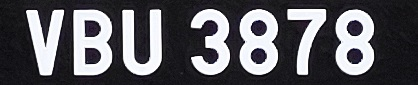
#> input picture Part2/Dataset/CarPlate/1.jpg, 418 x 85 px, found by its file name
$ python vertical_projection.py
#> lines starting #> are read from the running program, lines starting #| are printed output that depends on the picture; after the words box and inside, x2 and y2 are one past the last pixel; in counts of white or black regions, pixels touching at a corner belong together
from PIL import Image, ImageOps
import numpy as np
import cv2


file = "Part2/Dataset/CarPlate/1.jpg"
img = Image.open(file).convert('L')
img = ImageOps.exif_transpose(img) # Make sure image remains in original orientation

###### Image resize
size = (900,  900)
img =  img.resize(size)
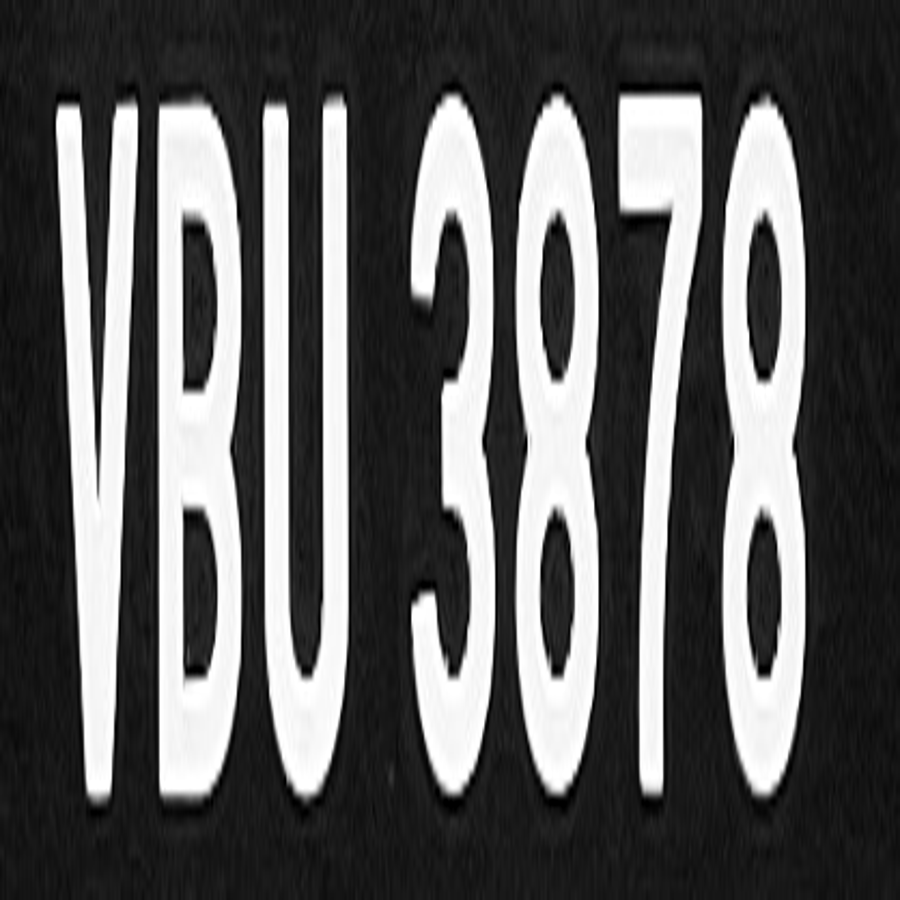
#> img: PIL image 900x900 L; min 0, max 255, mean 92
img_arr = np.array(img) # Image array
greyscale_img = img.resize(size) # Greyscale image


greyscale_img_arr = np.array(greyscale_img)
_, threshold_image = cv2.threshold(greyscale_img_arr, 0, 255, cv2.THRESH_BINARY+cv2.THRESH_OTSU) # output either 0 or 2555
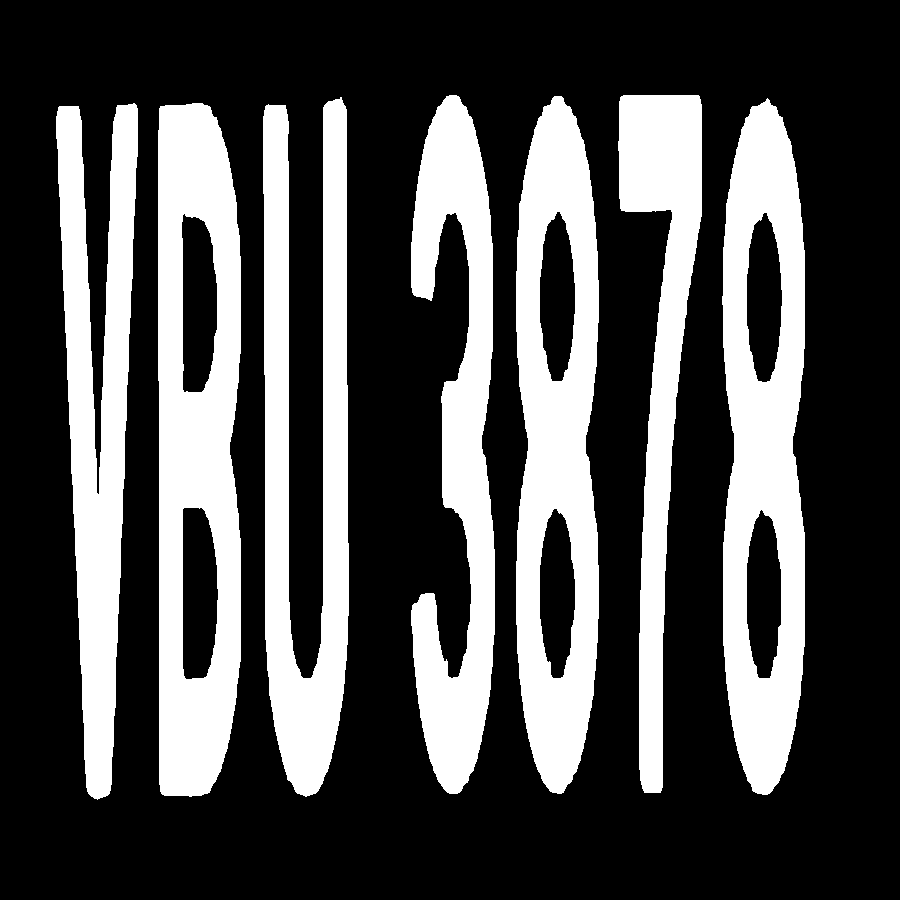
#> threshold_image: shape (900, 900); 30.1% white; 7 white regions, largest, box (x1, y1, x2, y2) and area: (158, 103, 241, 797) 42337, (722, 98, 805, 795) 39224, (516, 96, 599, 794) 39144

vertical_projection = np.sum(threshold_image, axis=0)
#> vertical_projection = 900 values, max 176205 at index 165, min 0 at index 0, mean 69071.6
vertical_projection = vertical_projection/255
#> vertical_projection = 900 values, max 691 at index 165, min 0 at index 0, mean 270.9


height, width = img.size
#> height = 900; width = 900
blankImage = np.zeros_like(greyscale_img)

####################### Plotting #######################

for i, value in enumerate(vertical_projection):
    cv2.line(blankImage, (i, 0), (i, height-int(value)), (255, 255, 255), 1)
#> this loop made 900 passes
#> value on passes 1 to 3: 0, 0, 0
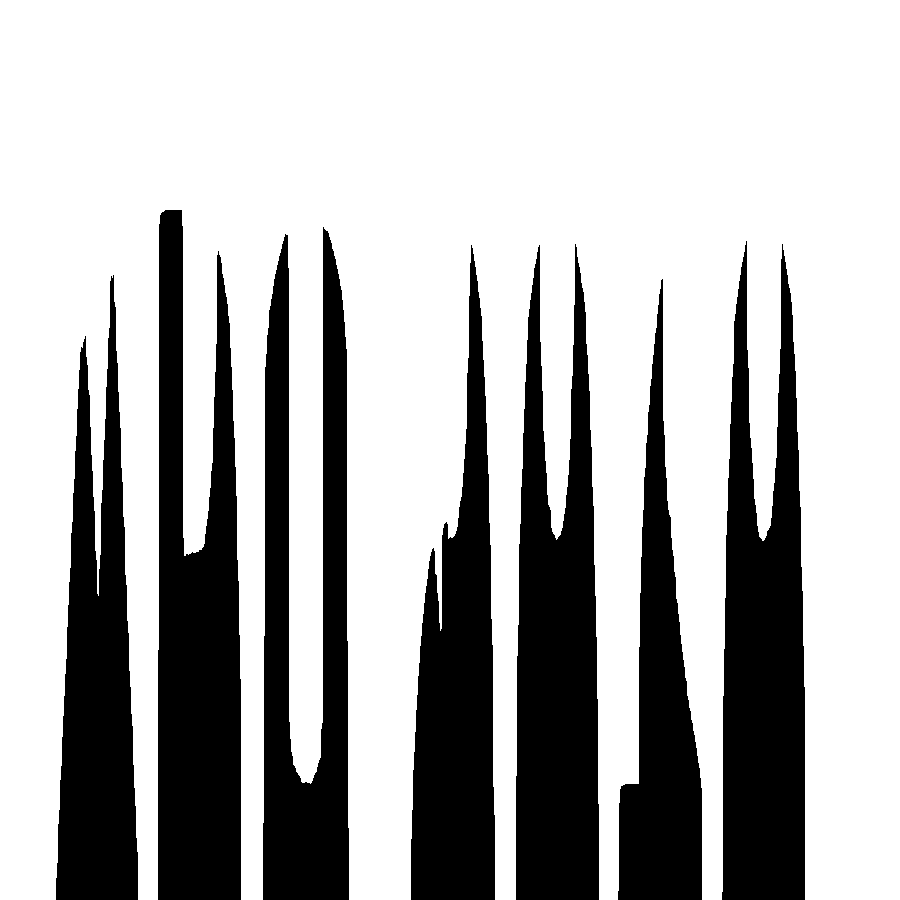
#> blankImage: shape (900, 900); 70% white; 7 black regions, largest, box (x1, y1, x2, y2) and area: (158, 210, 241, 900) 42254, (722, 241, 805, 900) 39141, (516, 244, 599, 900) 39061
# print((blankImage.T)[:, -1])
# Naming a window
cv2.namedWindow("Resized_Window", cv2.WINDOW_NORMAL)
# Using resizeWindow()
cv2.resizeWindow("Resized_Window", 800, 500)
# Displaying the image
cv2.imshow("Resized_Window", blankImage)
# cv2.imshow('s2s', blankImage)
cv2.waitKey(0)

########################################################

$ run again, with Part2/Dataset/CarPlate/10.jpg copied over Part2/Dataset/CarPlate/1.jpg
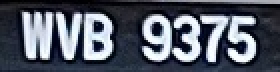
#> input picture Part2/Dataset/CarPlate/10.jpg, 140 x 36 px, found by its file name (shown 2 times larger)
#> `_, threshold_image = cv2.threshold(greyscale_img_arr, 0, 255, cv2.THRE..`:
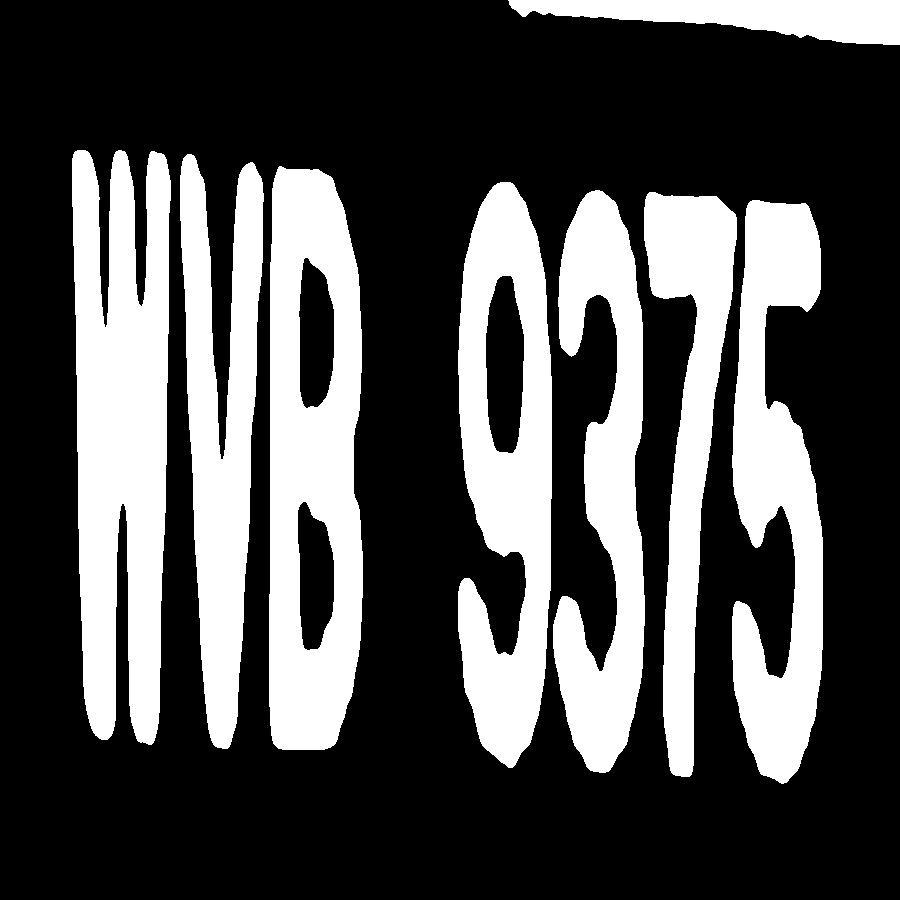
#> threshold_image: shape (900, 900); 30.6% white; 8 white regions, largest, box (x1, y1, x2, y2) and area: (72, 150, 171, 745) 45128, (269, 166, 363, 750) 41008, (458, 182, 552, 768) 35617
#> `vertical_projection = np.sum(threshold_image, axis=0)`: vertical_projection = 900 values, max 151470 at index 151, min 0 at index 0, mean 70160.4
#> `vertical_projection = vertical_projection/255`: vertical_projection = 900 values, max 594 at index 151, min 0 at index 0, mean 275.1
#> after the loop `for i, value in enumerate(vertical_projection):`:
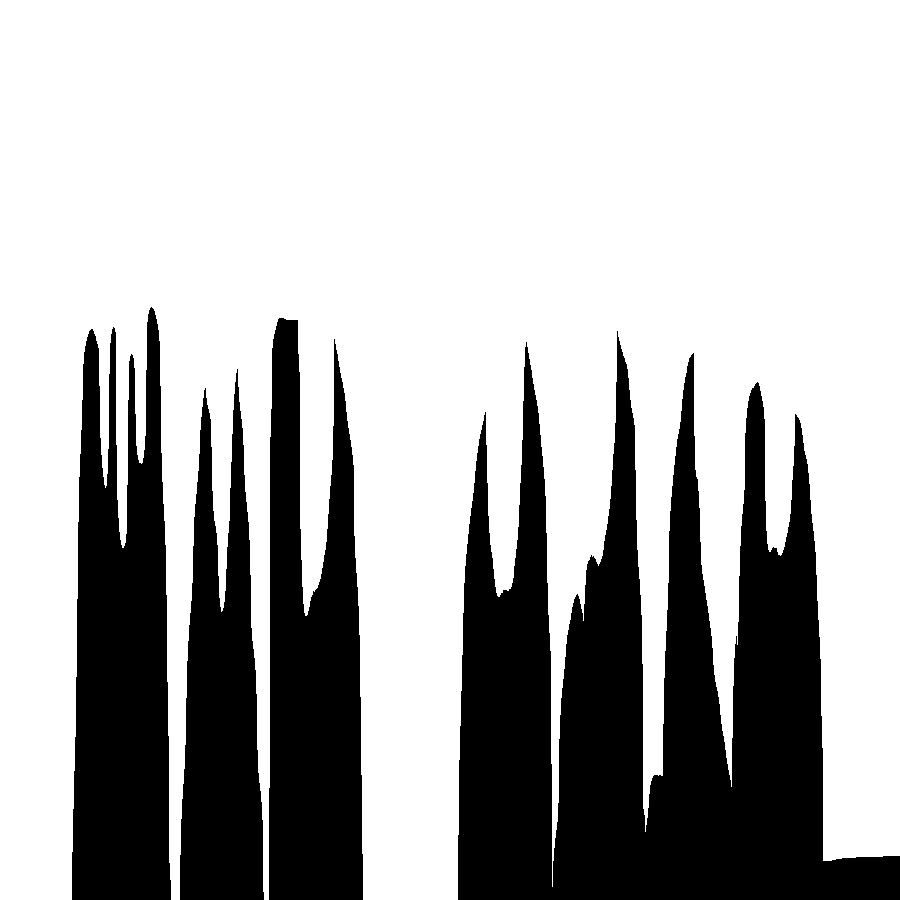
#> blankImage: shape (900, 900); 69.5% white; 4 black regions, box (x1, y1, x2, y2) and area: (458, 331, 900, 900) 132020, (72, 307, 171, 900) 45029, (269, 318, 363, 900) 40914, (180, 369, 264, 900) 28943

$ run again, with Part2/Dataset/CarPlate/3.jpg copied over Part2/Dataset/CarPlate/1.jpg
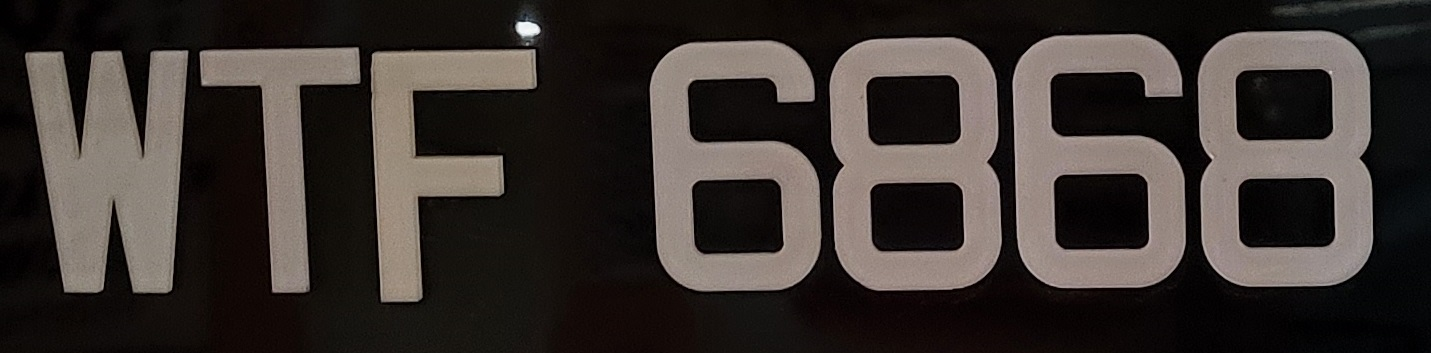
#> input picture Part2/Dataset/CarPlate/3.jpg, 1431 x 353 px, found by its file name
#> `_, threshold_image = cv2.threshold(greyscale_img_arr, 0, 255, cv2.THRE..`:
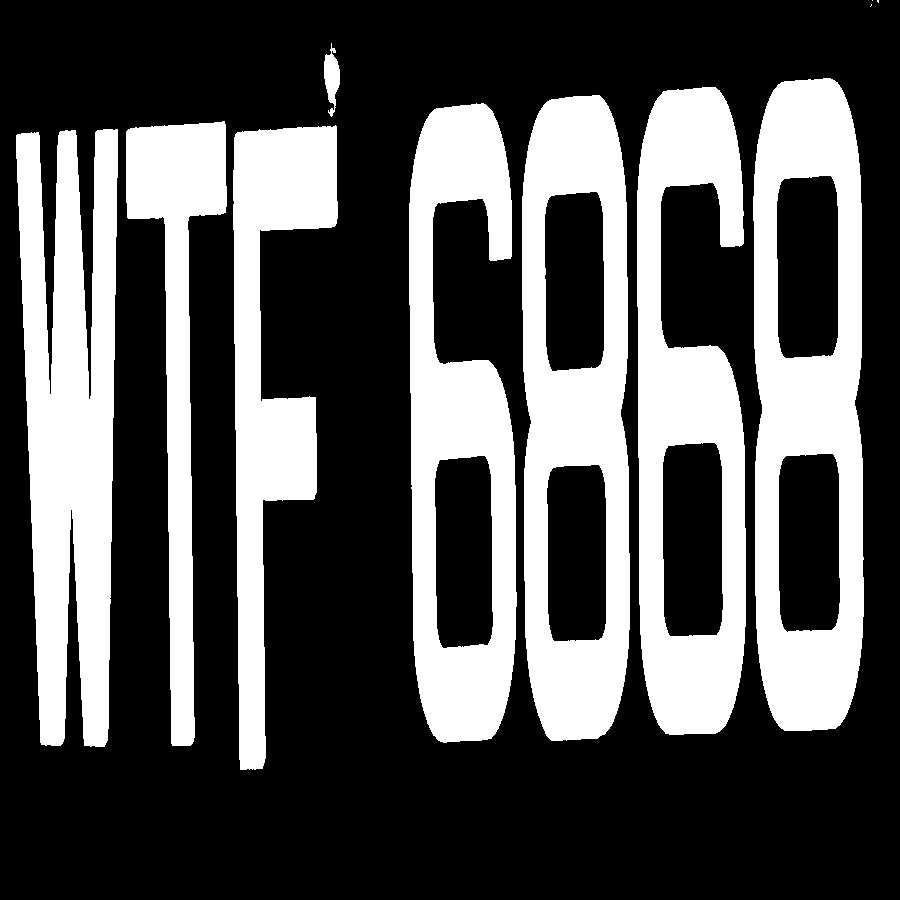
#> threshold_image: shape (900, 900); 33.1% white; 11 white regions (3 under 20 px), largest, box (x1, y1, x2, y2) and area: (753, 78, 864, 731) 45142, (16, 129, 118, 747) 44943, (522, 95, 630, 741) 43514
#> `vertical_projection = np.sum(threshold_image, axis=0)`: vertical_projection = 900 values, max 163200 at index 259, min 0 at index 0, mean 75990.3
#> `vertical_projection = vertical_projection/255`: vertical_projection = 900 values, max 640 at index 259, min 0 at index 0, mean 298
#> the loop `for i, value in enumerate(vertical_projection):` made 900 passes
#> value on passes 1 to 3: 0, 0, 0
#> after the loop `for i, value in enumerate(vertical_projection):`:
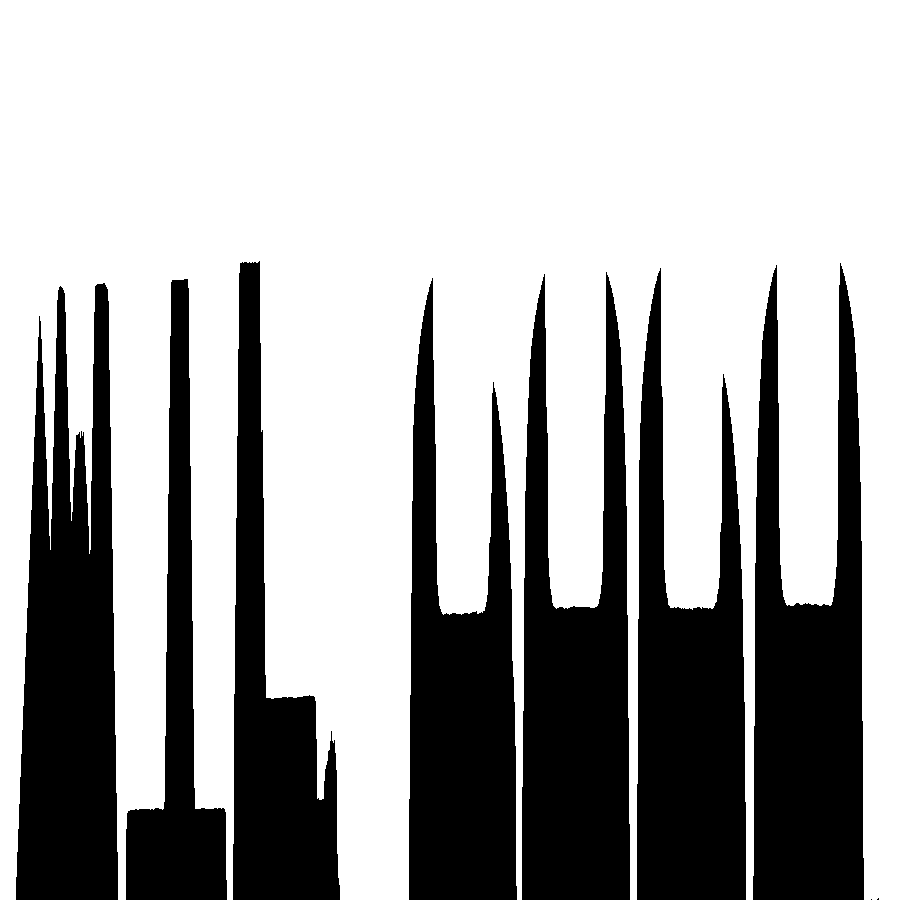
#> blankImage: shape (900, 900); 67% white; 9 black regions (2 under 20 px), largest, box (x1, y1, x2, y2) and area: (753, 263, 864, 900) 45031, (16, 283, 118, 900) 44841, (522, 272, 630, 900) 43406
